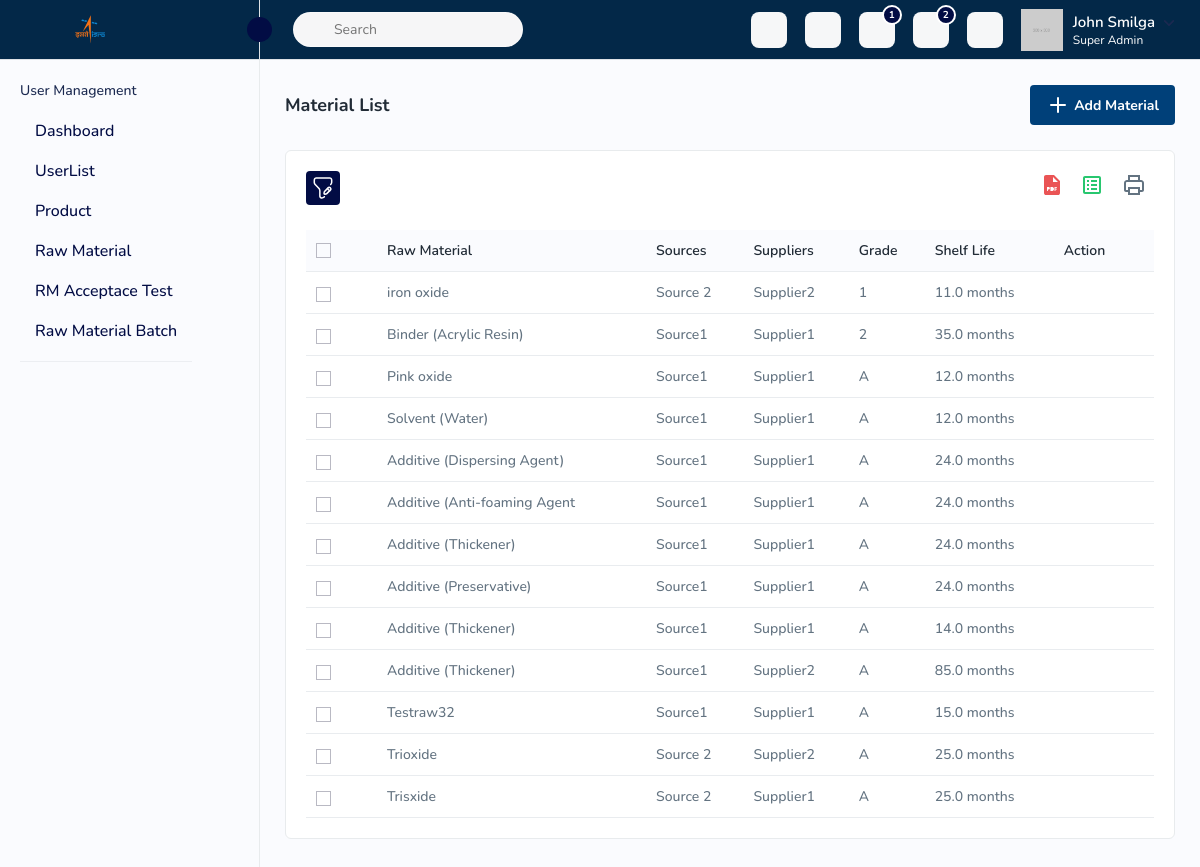
Page /product/raw-material/ on the committed database.
### qdpc_core_models/models/raw_material.py (models this page shows, shortened)
class RawMaterial(models.Model):
    name = models.CharField(max_length=255)
    sources = models.ManyToManyField(Sources, related_name='raw_materials')
    suppliers = models.ManyToManyField(Suppliers, related_name='raw_materials')
    grade = models.CharField(max_length=50)
    shelf_life_value = models.FloatField()  # The numeric value for shelf life
    shelf_life_unit = models.CharField(max_length=10, choices=[('days', 'Days'), ('months', 'Months')])
    user_defined_date = models.DateField()
    @property
    def expiry_date(self):
        if self.shelf_life_unit == 'days':
            return self.user_defined_date + timedelta(days=self.shelf_life_value)
        else:
            return self.user_defined_date + timedelta(days=self.shelf_life_value * 30)

### qdpc_core_models/models/source.py (models this page shows, shortened)
class Sources(models.Model):
     id = models.AutoField(primary_key=True)
     name = models.CharField(max_length=255)
     class Meta:
        verbose_name = 'Source'
        verbose_name_plural = 'Sources'

### qdpc_core_models/models/supplier.py (models this page shows, shortened)
class Suppliers(models.Model):
     id = models.AutoField(primary_key=True)
     name = models.CharField(max_length=255)
     class Meta:
        verbose_name = 'Supplier'
        verbose_name_plural = 'Suppliers'

### product/views/raw_material.py (the view, shortened to what this page needs)
# urls.py: path('raw-material/', RawMatrialListFetchView.as_view(), name='raw-material'),
class RawMatrialListFetchView(BaseModelViewSet):
    def get(self,request,batch_id=None):
        if batch_id:
            raw_material_data = self.get_raw_material_data(batch_id)
            all_suppliers = self.get_all_obj(model_name=Suppliers)
            all_sources = self.get_all_obj(model_name=Sources)
            raw_material_data['all_suppliers'] = [{'id': suppliers.id, 'name': suppliers.name} for suppliers in all_suppliers]
            raw_material_data['all_sources'] = [{'id': sources.id, 'name': sources.name} for sources in all_sources]
            return Response({'data': raw_material_data}, status=status.HTTP_200_OK)
        else:
            raw_material_list =self.get_all_obj(model_name=RawMaterial)
            serializer = RawMaterialSerializer(raw_material_list, many=True)
            context = {'batches': serializer.data}
            return render(request,'material.html',context)

### product/serializers/rawmateriallist_serializer.py (called while the page is built)
    def get_expiry_date(self, obj):
        return obj.expiry_date

    def get_source_names(self, obj):
        return [source.name for source in obj.sources.all()]

    def get_supplier_names(self, obj):
        return [supplier.name for supplier in obj.suppliers.all()]

### qdpc/core/modelviewset.py (called while the page is built)
    def get_all_obj(self,model_name,*args, **kwargs):
        queryset=model_name.objects.all()
        return queryset

### templates/material.html (shortened to what this page needs)
<!DOCTYPE html>
<html lang="en">
    <head>
		<link href="https://maxcdn.bootstrapcdn.com/bootstrap/5.3.0/css/bootstrap.min.css" rel="stylesheet">
		{% load static %}
		<link rel="stylesheet" href="{% static 'assets/css/bootstrap.min.css' %}">
		<link rel="stylesheet" href="{% static 'assets/css/animate.css' %}">
		<link rel="stylesheet" href="{% static 'assets/css/dataTables.bootstrap4.min.css' %}">
		<link rel="stylesheet" href="{% static 'assets/plugins/fontawesome/css/fontawesome.min.css' %}">
		<link rel="stylesheet" href="{% static 'assets/plugins/fontawesome/css/all.min.css' %}">
		<link rel="stylesheet" href="{% static 'assets/css/style2.css' %}">
    </head>
    <body>
        <div class="main-wrapper">
			<div class="header">
                  <div class="header-left active">
                    <a href="index.html" class="logo logo-normal">
                        <img src="{% static 'assets/img/esth.png' %}"  alt="">
                    </a>
                    <a id="toggle_btn" href="javascript:void(0);">
                    </a>
                </div>
				<ul class="nav user-menu">
					<li class="nav-item nav-searchinputs">
						<div class="top-nav-search">
							<form action="#">
								<div class="searchinputs">
									<input type="text" placeholder="Search">
									<div class="search-addon">
										<span><i data-feather="search" class="feather-14"></i></span>
									</div>
								</div>
							</form>
						</div>
					</li>
					<li class="nav-item dropdown has-arrow flag-nav nav-item-box">
						<a class="nav-link dropdown-toggle" data-bs-toggle="dropdown" href="javascript:void(0);" role="button">
						</a>
					</li>
					<li class="nav-item nav-item-box">
						<a href="javascript:void(0);" id="btnFullscreen">
						</a>
					</li>
					<li class="nav-item nav-item-box">
						<a href="email.html">
							<span class="badge rounded-pill">1</span>
						</a>
					</li>
					<li class="nav-item dropdown nav-item-box">
						<a href="javascript:void(0);" class="dropdown-toggle nav-link" data-bs-toggle="dropdown">
							<span class="badge rounded-pill">2</span>
						</a>
					</li>
					<li class="nav-item nav-item-box">
						<a href="generalsettings.html"></a>
					</li>
					<li class="nav-item dropdown has-arrow main-drop">
						<a href="javascript:void(0);" class="dropdown-toggle nav-link userset" data-bs-toggle="dropdown">
							<span class="user-info">
								<span class="user-letter">
									<img src="{% static 'assets/img/profiles/avator1.jpg' %}" alt="" class="img-fluid">
								</span>
								<span class="user-detail">
									<span class="user-name">John Smilga</span>
									<span class="user-role">Super Admin</span>
								</span>
							</span>
						</a>
					</li>
				</ul>
			</div>
             <div class="sidebar" id="sidebar">
                <div class="sidebar-inner slimscroll">
                    <div id="sidebar-menu" class="sidebar-menu">
                        <ul>
                            <li class="submenu-open">
                                <h6 class="submenu-hdr">User Management</h6>
                                <ul>
                                    <li>
                                        <a href="{% url 'user-dashboard' %}" ><span>Dashboard</span></a>
                                    </li>
                                    <li>
                                        <a href="{% url 'user-list' %}" ><span>UserList</span></a>
                                    </li>
                                    <li>
                                        <a href="product.html" ><span>Product</span></a>
                                    </li>
                                    <li>
                                        <a href="{% url 'raw-material' %}" ><span>Raw Material</span></a>
                                    </li>
									<li>
                                        <a href="{% url 'raw-material-acceptance-list' %}" ><span>RM Acceptace Test</span></a>
                                    </li>
									<li>
                                        <a href="{% url 'raw-material-batch-fetch' %}" ><span>Raw Material Batch</span></a>
                                    </li>
                                </ul>
                            </li>
                        </ul>
                    </div>
                </div>
            </div>
			<div class="page-wrapper">
				<div class="content">
					<div class="page-header">
						<div class="page-title">
							<h4>Material List</h4>
						</div>
						<div class="page-btn">
							<a href="addmaterial.html" class="btn btn-added" id="add-raw-material"><img src="{% static 'assets/img/icons/plus.svg' %}" alt="img" class="me-1">Add Material</a>
						</div>
					</div>
					<div class="card">
						<div class="card-body">
							<div class="table-top">
								<div class="search-set">
									<div class="search-path">
										<a class="btn btn-filter" id="filter_search">
											<img src="{% static 'assets/img/icons/filter.svg' %}" alt="img">
										</a>
									</div>
									<div class="search-input">
										<a class="btn btn-searchset"><img src="{% static 'assets/img/icons/search-white.svg' %}" alt="img"></a>
									</div>
								</div>
								<div class="wordset">
									<ul>
										<li>
											<a data-bs-toggle="tooltip" data-bs-placement="top" title="pdf"><img src="{% static 'assets/img/icons/pdf.svg' %}" alt="img"></a>
										</li>
										<li>
											<a data-bs-toggle="tooltip" data-bs-placement="top" title="excel"><img src="{% static 'assets/img/icons/excel.svg' %}" alt="img"></a>
										</li>
										<li>
											<a data-bs-toggle="tooltip" data-bs-placement="top" title="print"><img src="{% static 'assets/img/icons/printer.svg' %}" alt="img"></a>
										</li>
									</ul>
								</div>
							</div>
							<div class="table-responsive">
								<table class="table datanew">
									<thead>
										<tr>
											<th>
												<label class="checkboxs">
													<span class="checkmarks"></span>
												</label>
											</th>
											<th>Raw Material</th>
											<th>Sources</th>
											<th>Suppliers</th>
											<th>Grade</th>
											<th>Shelf Life</th>
											<th>Action</th>
										</tr>
									</thead>
									<tbody>
										{% for batch in batches %}
										<tr>
											<td>
												<label class="checkboxs">
													<span class="checkmarks"></span>
												</label>
											</td>
											<td>{{ batch.name }}</td>
											<td>
												{% for source in batch.source_names %}
													{{ source }}{% if not forloop.last %}, {% endif %}
												{% endfor %}
											</td>
											<td>
												{% for supplier in batch.supplier_names %}
													{{ supplier }}{% if not forloop.last %}, {% endif %}
												{% endfor %}
											</td>
											<td>{{ batch.grade }}</td>
											<td>{{ batch.shelf_life_value }} {{ batch.shelf_life_unit }}</td>
											<td>
												<a class="me-3 view-user-btn" href="javascript:void(0);" data-bs-toggle="modal" data-bs-target="#materialpage" data-batch-id="{{ batch.id }}">
													<i class="fa fa-eye"></i>
												</a>
												<a class="me-3 view-user-btn" href="javascript:void(0);" data-bs-toggle="modal" data-bs-target="#materialpage" data-batch-id="{{ batch.id }}">
													<i class="fa fa-edit"></i>
												</a>
											</td>
										</tr>
										{% empty %}
										<tr>
											<td colspan="9">No batches found.</td>
										</tr>
										{% endfor %}
									</tbody>
								</table>
							</div>
						</div>
					</div>
				</div>
			</div>
        </div>
    </body>
</html>

### rows in the picture
RawMaterial: name "iron oxide", grade "1", shelf_life_value "11.0", shelf_life_unit "months"
Sources: source_names "Source 2" "Source 2" "Source 2"
Suppliers: supplier_names "Supplier2" "Supplier2" "Supplier2"
RawMaterial: name "Binder (Acrylic Resin)", grade "2", shelf_life_value "35.0", shelf_life_unit "months"
Sources: source_names "Source1" "Source1" "Source1" "Source1" "Source1" "Source1" "Source1" "Source1" "Source1" "Source1"
Suppliers: supplier_names "Supplier1" "Supplier1" "Supplier1" "Supplier1" "Supplier1" "Supplier1" "Supplier1" "Supplier1" "Supplier1" "Supplier1"
RawMaterial: name "Pink oxide", shelf_life_value "12.0"
RawMaterial: name "Solvent (Water)", shelf_life_value "12.0"
RawMaterial: name "Additive (Dispersing Agent)", shelf_life_value "24.0"
RawMaterial: name "Additive (Anti-foaming Agent", shelf_life_value "24.0"
RawMaterial: name "Additive (Thickener)", shelf_life_value "24.0"
RawMaterial: name "Additive (Preservative)", shelf_life_value "24.0"
RawMaterial: name "Additive (Thickener)", shelf_life_value "14.0"
RawMaterial: name "Additive (Thickener)", shelf_life_value "85.0"
RawMaterial: name "Testraw32", shelf_life_value "15.0"
RawMaterial: name "Trioxide", shelf_life_value "25.0"
RawMaterial: name "Trisxide", shelf_life_value "25.0"

### other values in the picture
{{ batch.grade }} "A" "A" "A" "A" "A" "A" "A" "A" "A" "A" "A"
{{ batch.shelf_life_unit }} "months" "months" "months" "months" "months" "months" "months" "months" "months" "months" "months"
